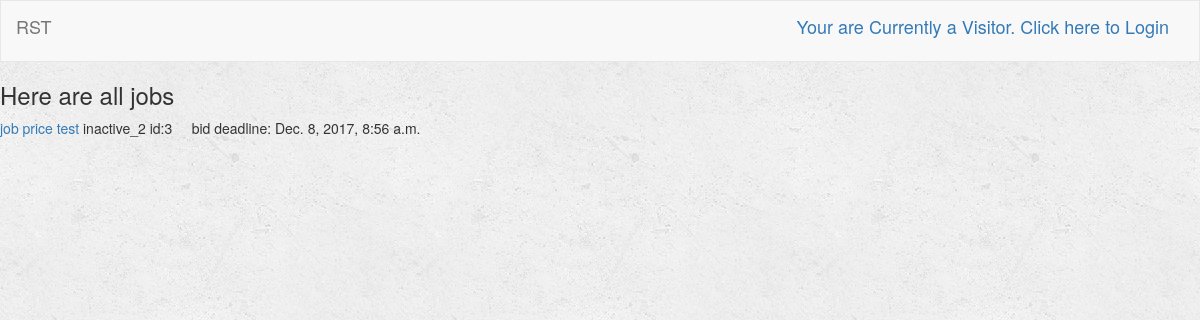
/turk/, run on an earlier commit of the app's database.
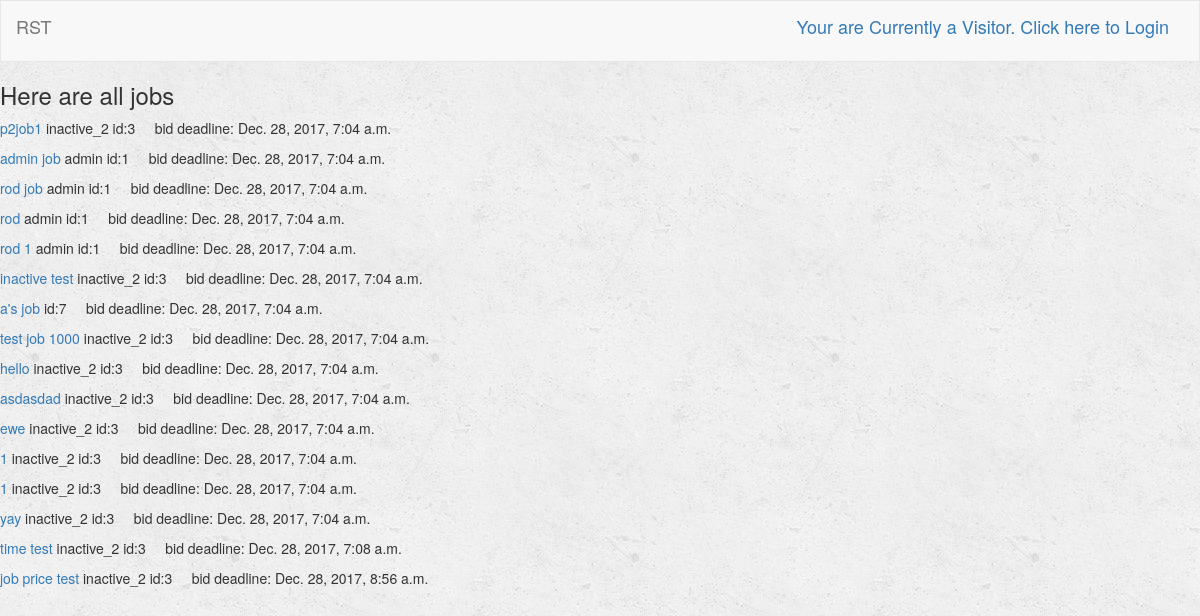
And on a later commit of the database.
### turk/models.py (models this page shows, shortened)
class Job(models.Model):
    user = models.ForeignKey(User, on_delete=models.CASCADE, default=1)
    job_title = models.CharField(max_length=250)
    job_description = models.TextField()
    job_price = models.FloatField(default=0)
    is_complete = models.BooleanField(default=False) # job submitted
    is_late = models.BooleanField(default=False)
    is_rated = models.BooleanField(default=False)
    is_open = models.BooleanField(default=True) # Job is still open for bid
    lowest_bid = models.FloatField(validators=[MinValueValidator(0), MaxValueValidator(100)], default=0)
    bid_deadline = models.DateTimeField(default=datetime.now()+timedelta(7))
    job_deadline = models.DateTimeField(default=datetime.now()+timedelta(21))

### turk/views.py (the view)
def index(request):
    all_jobs = Job.objects.filter(is_open=True)
    admin = get_object_or_404(User, pk=1)  # admin
    for i in range(0, len(all_jobs)):
        if timezone.now() - timezone.timedelta(hours=5) > all_jobs[i].bid_deadline:
            all_jobs[i].user.profile.money -= 10  # penalty for having no bidders
            admin.profile.money += 10
            all_jobs[i].is_open = False
            all_jobs[i].is_complete = True # consider job done
            all_jobs[i].user.profile.num_post_ex += 1
            all_jobs[i].save()
            all_jobs[i].user.profile.save()
            admin.profile.save()
            print("No bidder penalty")
    all_jobs = Job.objects.filter(is_open=True)
    for i in range(0, len(all_jobs)):
        print(all_jobs[i].job_title, ": ", all_jobs[i].bid_deadline)
    all_jobs_incomplete = Job.objects.filter(is_complete=False)
    print(len(all_jobs_incomplete))
    for i in range(0, len(all_jobs_incomplete)):
        check_dev_late_proj_penalty(all_jobs_incomplete[i], admin)
    all_jobs = Job.objects.filter(is_open=True)
    if request.user.is_authenticated():
        profile_id = request.user.profile.id
        profile = get_object_or_404(Profile, pk=profile_id)
        user = get_object_or_404(User, pk=profile.user.id)
        give_trophy(profile)
        warn_user(profile)
        if profile.warn_final == True:
            print("Warn_final")
            FormToSuperUser.reason = 'Protest Warning'
            return render(request, 'turk/form_to_superuser.html')
        similar_users = Profile.objects.filter(interest__contains='Being Human').order_by('?')[:3]
        print("similar_users: ", similar_users)
        context = {
            'all_jobs': all_jobs,
            'similar_users': similar_users,
        }
    else:
        context = {
            'all_jobs': all_jobs,
        }
    return render(request, 'turk/index.html', context)

### turk/helper.py (called while the page is built, shortened)
def check_dev_late_proj_penalty(job, super_user):
    today_date = timezone.now() - timezone.timedelta(hours=5)  # -5 hrs b/c wrong timezone
    job_deadline = job.job_deadline
    c = job_deadline - today_date
    diff_seconds = c.seconds
    diff_days = c.days
    print(c.days)
    print("diff seconds: ",diff_seconds)
    print("job_deadline: ", job_deadline)
    print("today_date: ",today_date)
    print("asdaskdljasldjakkdj: ",job.job_title,diff_days,job.is_complete)

### turk/templates/turk/index.html (shortened to what this page needs)
{% extends 'turk/base.html' %}
{% block body %}
    {% if all_jobs %}
        <h3> Here are all jobs </h3>
        {% for job in all_jobs %}
            <p><a href = "{% url 'turk:job_description' job.user.id job.id %}">{{ job.job_title }}</a>
            {{job.user.first_name}} id:{{job.user.id}} &nbsp &nbsp bid deadline: {{job.bid_deadline}}
            </p>
        {% endfor %}
        {% else %}
            <h3> No jobs yet </h3>
    {% endif %}
{% endblock %}

What changed in the data, as far as the page shows it:
now on this page (row edited): Job: job_title "p2job1", user.first_name "inactive_2", user.id "3", bid_deadline "Dec. 28, 2017, 7:04 a.m."
now on this page (row edited): Job: job_title "admin job", user.first_name "admin", user.id "1", bid_deadline "Dec. 28, 2017, 7:04 a.m."
now on this page (row edited): Job: job_title "rod job", user.first_name "admin", user.id "1", bid_deadline "Dec. 28, 2017, 7:04 a.m."
now on this page (row edited): Job: job_title "rod", user.first_name "admin", user.id "1", bid_deadline "Dec. 28, 2017, 7:04 a.m."
now on this page (row edited): Job: job_title "rod 1", user.first_name "admin", user.id "1", bid_deadline "Dec. 28, 2017, 7:04 a.m."
now on this page (row edited): Job: job_title "inactive test", user.first_name "inactive_2", user.id "3", bid_deadline "Dec. 28, 2017, 7:04 a.m."
now on this page (row edited): Job: job_title "a's job", user.id "7", bid_deadline "Dec. 28, 2017, 7:04 a.m."
now on this page (row edited): Job: job_title "test job 1000", user.first_name "inactive_2", user.id "3", bid_deadline "Dec. 28, 2017, 7:04 a.m."
now on this page (row edited): Job: job_title "hello", user.first_name "inactive_2", user.id "3", bid_deadline "Dec. 28, 2017, 7:04 a.m."
now on this page (row edited): Job: job_title "asdasdad", user.first_name "inactive_2", user.id "3", bid_deadline "Dec. 28, 2017, 7:04 a.m."
now on this page (row edited): Job: job_title "ewe", user.first_name "inactive_2", user.id "3", bid_deadline "Dec. 28, 2017, 7:04 a.m."
now on this page (row edited): Job: job_title "1", user.first_name "inactive_2", user.id "3", bid_deadline "Dec. 28, 2017, 7:04 a.m."
now on this page (row edited): Job: job_title "1", user.first_name "inactive_2", user.id "3", bid_deadline "Dec. 28, 2017, 7:04 a.m."
now on this page (row edited): Job: job_title "yay", user.first_name "inactive_2", user.id "3", bid_deadline "Dec. 28, 2017, 7:04 a.m."
now on this page (row edited): Job: job_title "time test", user.first_name "inactive_2", user.id "3", bid_deadline "Dec. 28, 2017, 7:08 a.m."
changed Job "job price test": bid_deadline "Dec. 8, 2017, 8:56 a.m." → "Dec. 28, 2017, 8:56 a.m."
